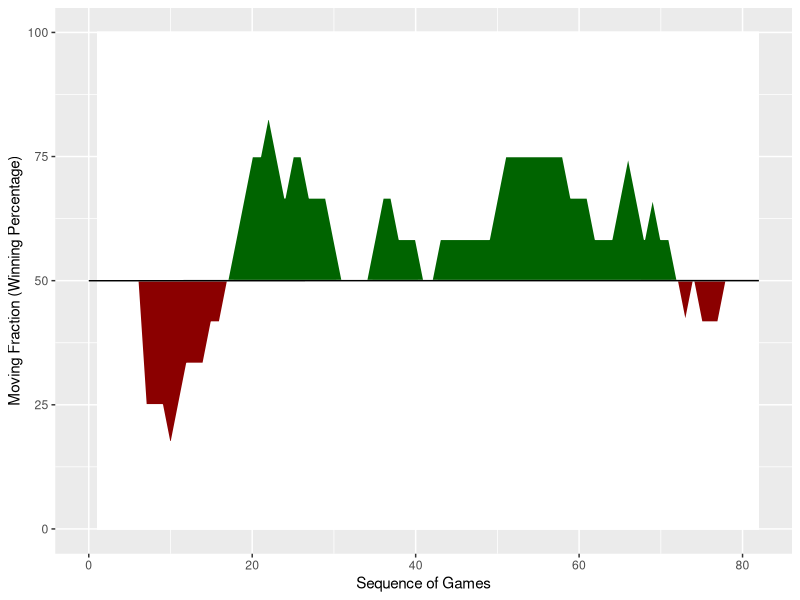

Generate this figure with R:
# Moving Fraction Plot: A Basketball Example (R)

library(grid)  # graphics utilities needed for split-plotting
library(ggplot2)  # graphics package with ribbon plot

# read game summary data for the Oklahoma City Thunder
OKC_data <- read.csv("okc_data_2014_2015.csv",  stringsAsFactors = FALSE)

# check the structure of the data
print(str(OKC_data))

# create winning fraction plot to explore streakiness during the season
# a window of twelve games is used following Albert and Bennett (2001)

# add game number to data frame
OKC_data$game_number <- seq(1:nrow(OKC_data))
  
# set binary indicator if this team has won
OKC_data$win_bin <- rep(0, length = nrow(OKC_data))
for (i in seq(along = OKC_data$win_bin)) 
    if (OKC_data$win_team_code[i] == "OKC") 
        OKC_data$win_bin[i] <- 1

# window across the season twelve games at a time
OKC_data$win_window <- rep(NA, length = nrow(OKC_data))
for (i in seq(along = OKC_data$win_window)) {
     if (i > 6)
          OKC_data$win_window[i] <- 
             mean(OKC_data$win_bin[(i - 6):(i + 5)]) * 100
     } 

moving_fraction_plotting_frame <- 
    OKC_data[, c("game_number", "win_window")]
moving_fraction_plotting_frame$ymax_topwhite <- 
    rep(NA, length = nrow(moving_fraction_plotting_frame))
moving_fraction_plotting_frame$ymax_bottomwhite <- 
    rep(NA, length = nrow(moving_fraction_plotting_frame))
moving_fraction_plotting_frame$ymin_topwhite <- 
    rep(NA, length = nrow(moving_fraction_plotting_frame))
moving_fraction_plotting_frame$ymin_bottomwhite <- 
    rep(NA, length = nrow(moving_fraction_plotting_frame))
    
for (i in seq(along = moving_fraction_plotting_frame$win_window)) {
    if (is.na(moving_fraction_plotting_frame$win_window[i])) {
        moving_fraction_plotting_frame$ymax_topwhite[i] <- 100
        moving_fraction_plotting_frame$ymin_topwhite[i] <- 50.1
        moving_fraction_plotting_frame$ymax_bottomwhite[i] <- 49.99 
        moving_fraction_plotting_frame$ymin_bottomwhite[i] <- 0    
        }        
        
    if (!is.na(moving_fraction_plotting_frame$win_window[i])) {
        if (moving_fraction_plotting_frame$win_window[i] > 50) {
            moving_fraction_plotting_frame$ymax_topwhite[i] <- 100
            moving_fraction_plotting_frame$ymin_topwhite[i] <- 
                moving_fraction_plotting_frame$win_window[i]
            moving_fraction_plotting_frame$ymax_bottomwhite[i] <- 49.99 
            moving_fraction_plotting_frame$ymin_bottomwhite[i] <- 0        
            }
        if (moving_fraction_plotting_frame$win_window[i] <= 50) {
            moving_fraction_plotting_frame$ymax_topwhite[i] <- 100
            moving_fraction_plotting_frame$ymin_topwhite[i] <- 50.1
            moving_fraction_plotting_frame$ymax_bottomwhite[i] <- 
               moving_fraction_plotting_frame$win_window[i]
            moving_fraction_plotting_frame$ymin_bottomwhite[i] <- 0    
            }   
        }
    }    
        
greenmin <- 50.01
greenmax <- 100
redmin <- 0
redmax <- 49.99

pdf(file = "fig_moving_fraction_plot.pdf", width = 8.8, height = 8.5)
ggobject <- ggplot() + 
geom_ribbon(data=moving_fraction_plotting_frame, 
mapping=aes(x=game_number, ymin=greenmin, ymax=greenmax), 
stat="identity",colour="white",fill="darkgreen") + 
geom_ribbon(data=moving_fraction_plotting_frame, 
mapping=aes(x=game_number, ymin=redmin, ymax=redmax), 
stat="identity",colour="white",fill="darkred") + 
geom_ribbon(data=moving_fraction_plotting_frame, 
mapping=aes(x=game_number, ymin=ymin_topwhite, ymax=ymax_topwhite), 
stat="identity",colour="white",fill="white") + 
geom_ribbon(data=moving_fraction_plotting_frame, 
mapping=aes(x=game_number, ymin=ymin_bottomwhite, ymax=ymax_bottomwhite), 
stat="identity",colour="white",fill="white") +
annotate("segment", x = 0, xend = 82, y = 49.99, yend = 50.01) +
ylab("Moving Fraction (Winning Percentage)") + 
xlab("Sequence of Games") 

print(ggobject)

dev.off()
